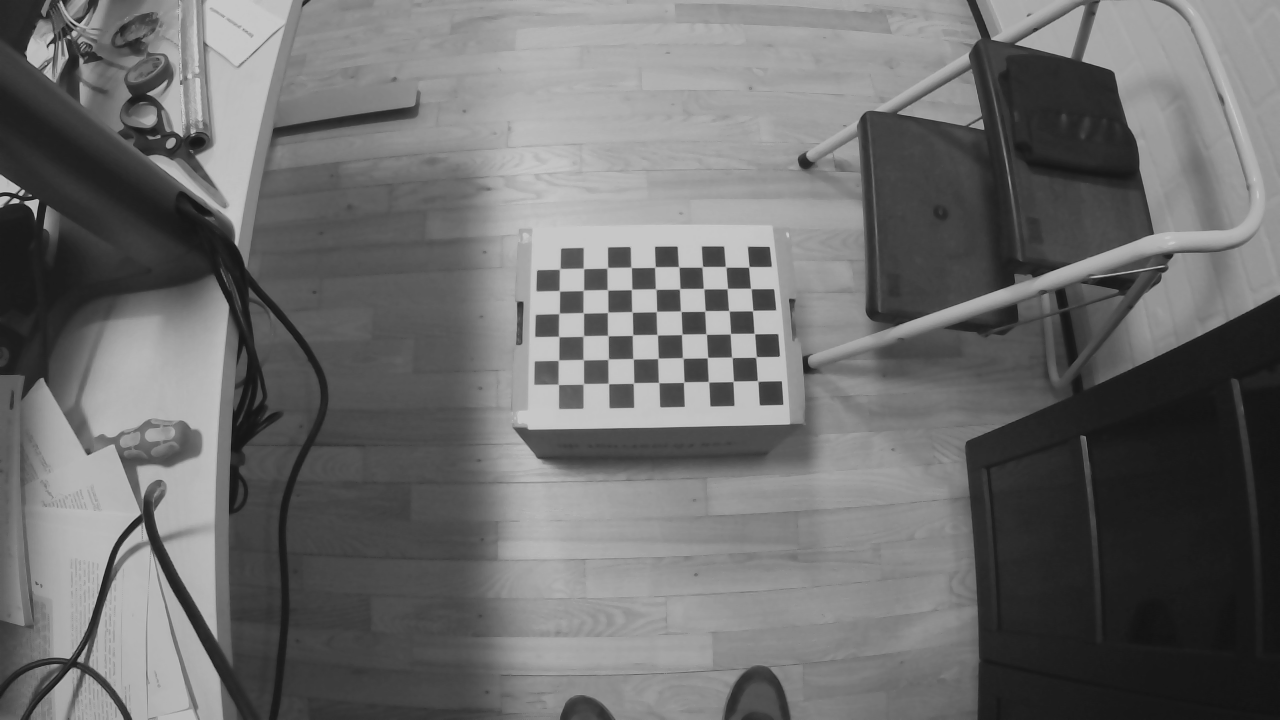
#> input picture Week_4/mynteye/left-0000.png, 1280 x 720 px, given as the content of the folder rs, which was not available
$ jupyter execute --allow-errors Weekly_4.ipynb   (text cells are left out)
#> lines starting #> are read from the running program, lines starting #| are printed output that depends on the picture; after the words box and inside, x2 and y2 are one past the last pixel; in counts of white or black regions, pixels touching at a corner belong together; long printed decimals are rounded; pictures that were not available may be replaced by others from this repository, and a replacement may not be noted
[cell 1]
import numpy as np
import cv2
import glob
import matplotlib.pyplot as plt

[cell 2]
nb_vertical = 6
nb_horizontal = 9

# prepare object points, like (0,0,0), (1,0,0), (2,0,0) ....,(6,5,0)
objp = np.zeros((nb_horizontal*nb_vertical,3), np.float32)
objp[:,:2] = np.mgrid[0:nb_vertical,0:nb_horizontal].T.reshape(-1,2)

# Arrays to store object points and image points from all the images.
objpoints = [] # 3d point in real world space
imgpoints = [] # 2d points in image plane.

#mynteye

images = glob.glob('rs/left*.png')
assert images

for fname in images:
    img = cv2.imread(fname)
#> img is the input picture: shape (720, 1280, 3); min 18, max 201, mean 109.2
    h, w = img.shape[:2]
#> h = 720; w = 1280
    gray = cv2.cvtColor(img, cv2.COLOR_BGR2GRAY)

    ret, corners = cv2.findChessboardCorners(img, (nb_vertical,nb_horizontal),  None)
#> ret = True; corners = 54 rows, first 8: [748.8, 266.8], [750.9, 288.7], [752.6, 310.7], [754.5, 333.6], [756, 357], [757.4, 380.7], [725.4, 266.6], [727.4, 288.5]

    # If found, add object points, image points (after refining them)
    if ret == True:
        objpoints.append(objp)

        imgpoints.append(corners)

        # Draw and display the corners
        img = cv2.drawChessboardCorners(img, (nb_vertical,nb_horizontal), corners,ret)
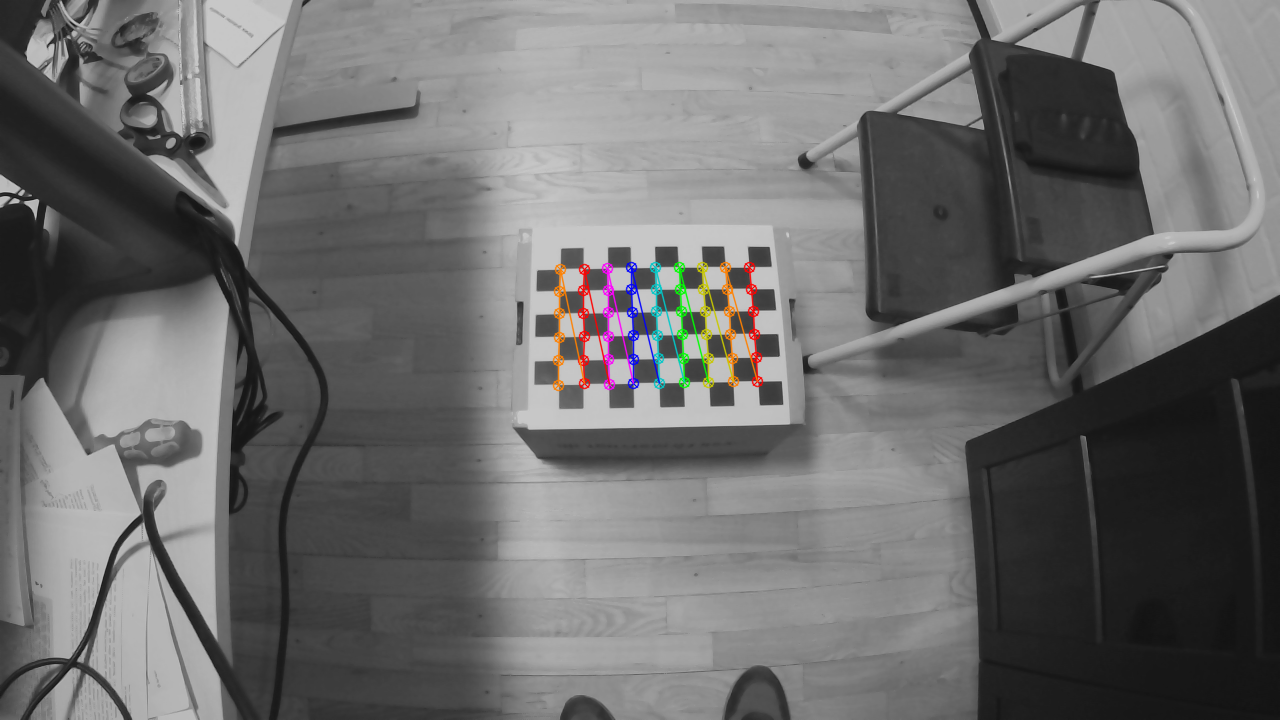
#> img: shape (720, 1280, 3); 1.08% of pixels changed, all inside (x1, y1, x2, y2) = (552, 261, 764, 392)
        cv2.imshow('img',img)
        cv2.waitKey(50)

cv2.destroyAllWindows()

ret_left, mtx_left, dist_left, rvecs_left, tvecs_left = cv2.calibrateCamera(objpoints, imgpoints, gray.shape[::-1], None, None)
#> ret_left = 0.192; mtx_left = [[374.2, 0, 628], [0, 356.3, 326.5], [0, 0, 1]]; dist_left = [[-0.114, 0.981, 0.0183, -0.00193, -5.78]]; rvecs_left = ([-0.0977, 0.0973, 1.55],); tvecs_left = ([5.13, -2.7, 15.57],)
img_left = cv2.imread('rs/left-0010.png')
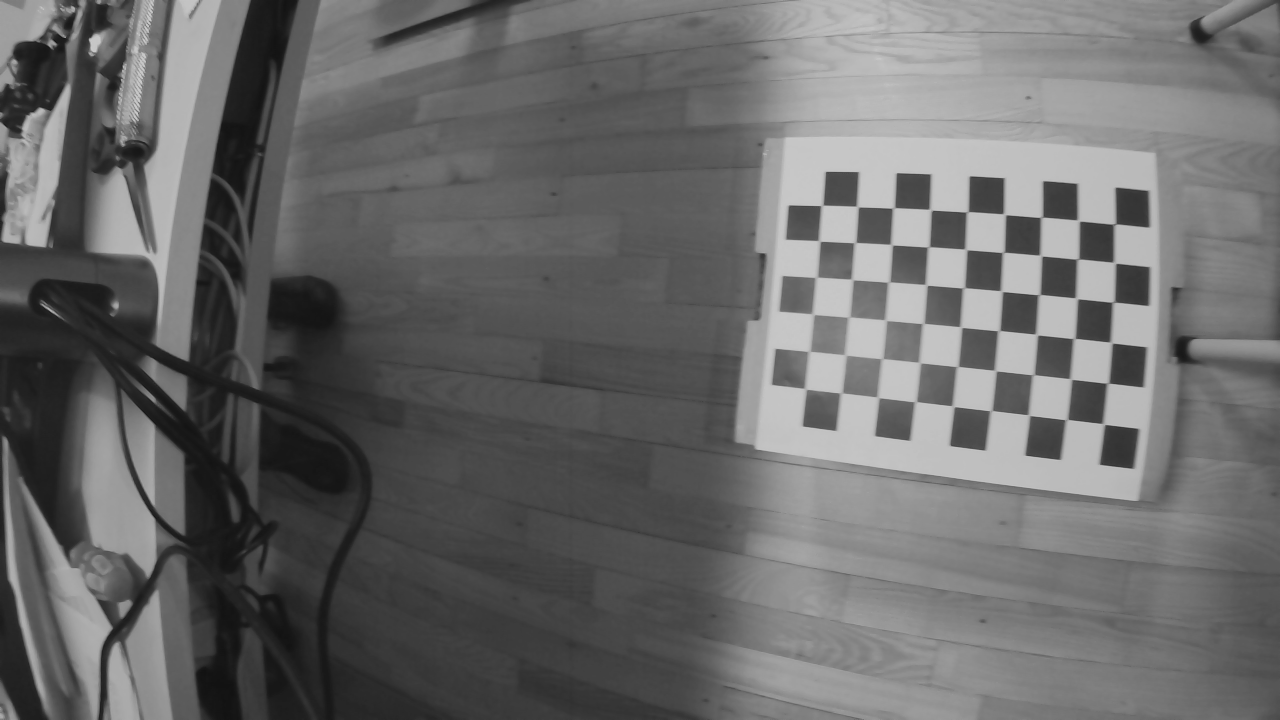
#> input picture Week_4/mynteye/left-0010.png, 1280 x 720 px, given as the content of the folder rs, which was not available
#> img_left is the input picture: shape (720, 1280, 3); min 18, max 201, mean 105.8
h,  w = img.shape[:2]
cammat_left, roi_left = cv2.getOptimalNewCameraMatrix(mtx_left,dist_left,(w,h),1,(w,h))
#> cammat_left = [[374.2, 0, 628], [0, 356.3, 326.5], [0, 0, 1]]; roi_left = (0, 0, 1279, 719)
print (cammat_left)
#| [[374.153   0.         628.044]
#|  [  0.         356.317 326.492]
#|  [  0.           0.           1.        ]]

[cell 3]
nb_vertical = 6
nb_horizontal = 9

# prepare object points, like (0,0,0), (1,0,0), (2,0,0) ....,(6,5,0)
objp = np.zeros((nb_horizontal*nb_vertical,3), np.float32)
objp[:,:2] = np.mgrid[0:nb_vertical,0:nb_horizontal].T.reshape(-1,2)

# Arrays to store object points and image points from all the images.
objpoints = [] # 3d point in real world space
imgpoints = [] # 2d points in image plane.

images = glob.glob('rs/right*.png')
#> (the rest of this cell did not finish here and is left out)

[cell 4]
# undistort left
dst_left = cv2.undistort(img_left, mtx_left, dist_left, None, None)
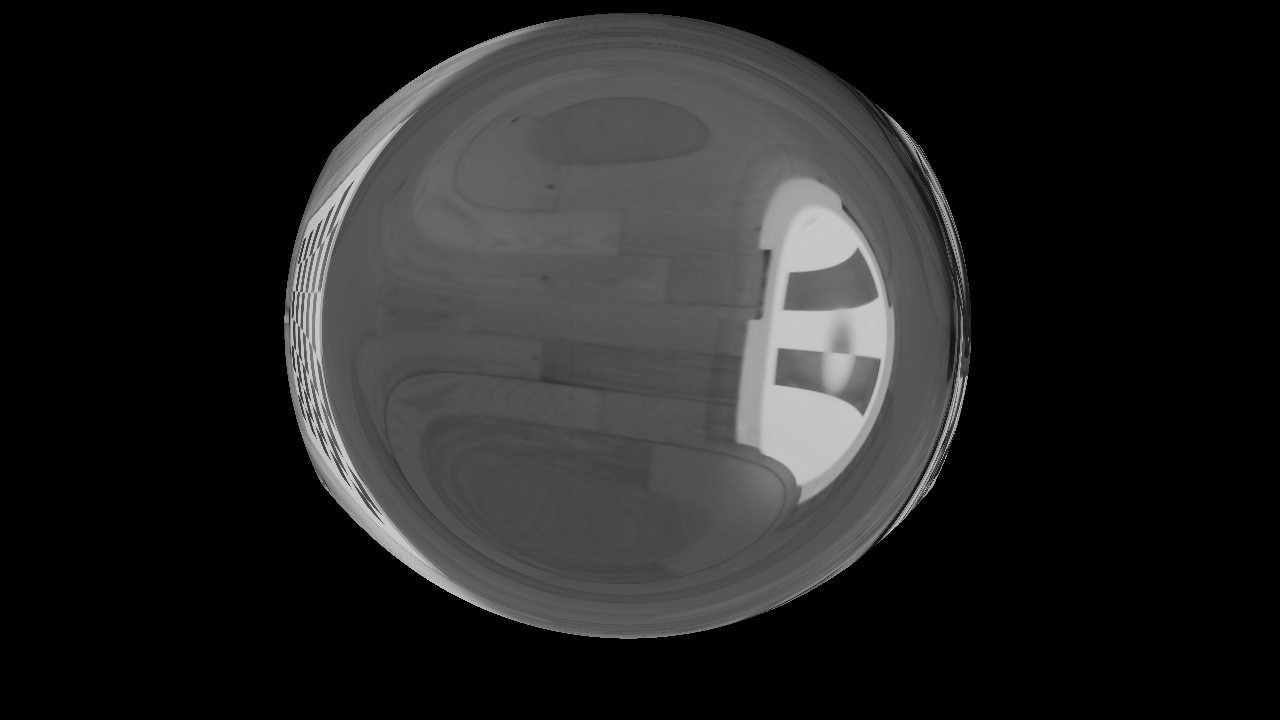
#> dst_left: shape (720, 1280, 3); min 0, max 200, mean 35.8

fig, ax = plt.subplots(nrows=1, ncols=2, figsize=(18,18))
ax[0].imshow(img_left[...,[2,1,0]])
ax[0].set_title('Original image')
ax[1].imshow(dst_left[...,[2,1,0]])
ax[1].set_title('Undistorted image')
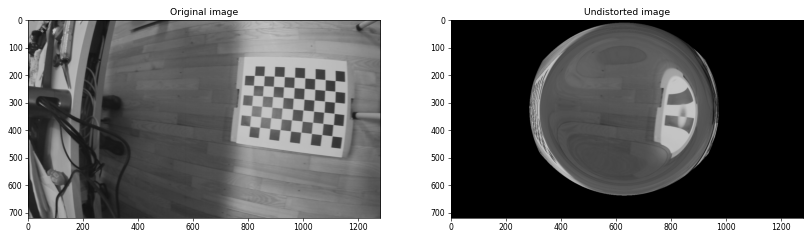
#> figure drawn by matplotlib, 2 panels
